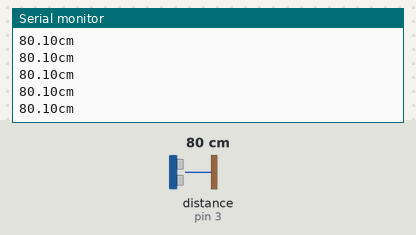
Recording of a sketch running on a simulated Arduino Uno, built with avr-gcc and run on an emulated ATmega328P. On the bench: the last lines printed to the serial monitor. Wiring (inferred from the names in the program): ultrasonic range finder: trigger pin 11; echo pin 3. The inputs (shaded band) are chosen by the test bench; at power-on: distance to the obstacle (sensor on pin 3) 80 cm. The echo pulse lasts 58.3 µs per cm.

Above: at 1.2 s.
1.3 s: distance to the obstacle (sensor on pin 3) set to 2 cm
At 1.32 s:
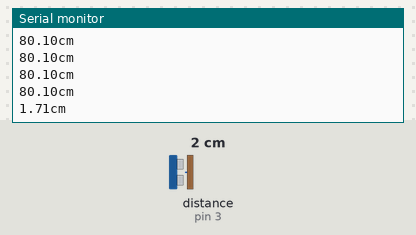
2.8 s: distance to the obstacle (sensor on pin 3) set to 35 cm
At 2.84 s:
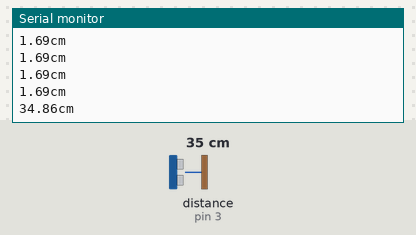
Timing chart, 0 to 5.8 s (numbered marks = the images above; inputs shaded):
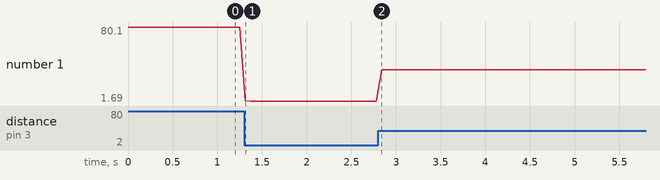

The sketch:

HC-SR04_DEMO.ino
```cpp
const int echopin = 3;
const int trigpin = 11;

void setup() {
  // put your setup code here, to run once:
  Serial.begin(9600);
  pinMode(echopin, INPUT);
  pinMode(trigpin, OUTPUT);
}

void loop() {
  // put your main code here, to run repeatedly:
  digitalWrite(trigpin, LOW);
  delayMicroseconds(2);
  digitalWrite(trigpin, HIGH);
  delayMicroseconds(10);
  digitalWrite(trigpin, LOW);

  float distance = pulseIn(echopin, HIGH);
  distance = distance/58.0;
  Serial.print(distance);
  Serial.print("cm\n");
  delay(60);
}
```

Measured:
- after the input at 1.3 s, the serial monitor: prints a new line at once (image 1)
- after the input at 2.8 s, the serial monitor: prints a new line at once (image 2)
- plotted number 1: 80.1 → 1.69 after the input at 1.3 s, 1.69 → 34.86 after the input at 2.8 s
